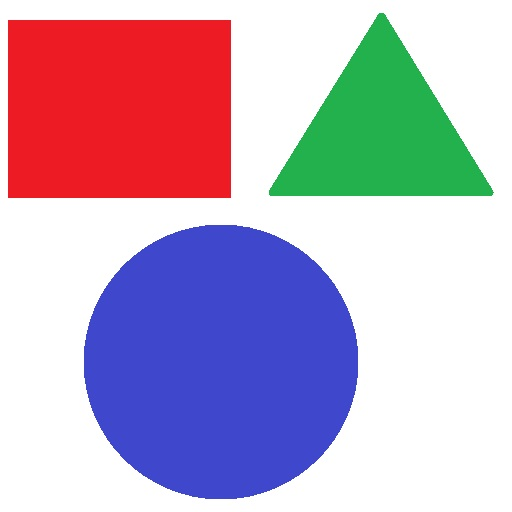
#> input picture image.jpg, 512 x 512 px, found by its file name
$ python main.py
#> lines starting #> are read from the running program, lines starting #| are printed output that depends on the picture; after the words box and inside, x2 and y2 are one past the last pixel; in counts of white or black regions, pixels touching at a corner belong together
import cv2

image = cv2.imread("D:\\shapedetect\\image.jpg")
#> image is the input picture: shape (512, 512, 3); mean B, G, R 195.5, 172.4, 190.6

gray_image = cv2.cvtColor(image, cv2.COLOR_BGR2GRAY)
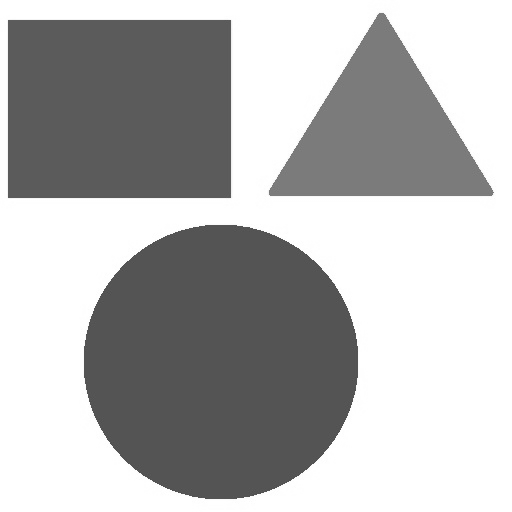
#> gray_image: shape (512, 512); min 76, max 255, mean 180.5

_, thresh_image = cv2.threshold(gray_image, 200, 255, cv2.THRESH_BINARY)
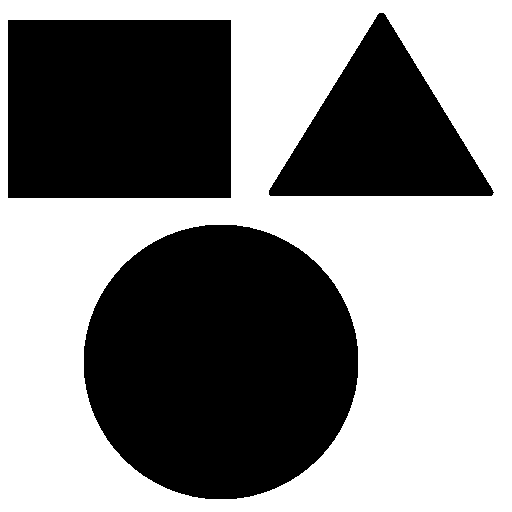
#> thresh_image: shape (512, 512); 54% white; 3 black regions

contours, hierarchy = cv2.findContours(thresh_image, cv2.RETR_TREE, cv2.CHAIN_APPROX_SIMPLE)
#> contours = 4 contours; box (x1, y1, x2, y2) and area: (0, 0, 512, 512) 261121, (83, 224, 359, 500) 59676, (7, 19, 232, 199) 40094, (268, 12, 495, 197) 21842

for i, contour in enumerate(contours):
    if i == 0:
        continue

    epsilon = 0.01*cv2.arcLength(contour, True)
    approx = cv2.approxPolyDP(contour, epsilon, True)

    cv2.drawContours(image, contour, 0, (0, 0, 0), 4)

    x, y, w, h = cv2.boundingRect(approx)
    x_mid = int(x + w/3)
    y_mid = int(y + h/1.5)

    coords = (x_mid, y_mid)
    colour = (0, 0, 0)
    fontpath = "image/Calibri.ttf"
    font = cv2.FONT_HERSHEY_DUPLEX

    if len(approx) == 3:
        cv2.putText(image, "Triangle", coords, font, 1, colour, 1)
    elif len(approx) == 4:
        cv2.putText(image, "Rectangle", coords, font, 1, colour, 1)
    else:
        cv2.putText(image, "Circle", coords, font, 1, colour, 1)
#> this loop made 4 passes
#> (epsilon, approx, x, y, w, h, x_mid, y_mid) on passes 3 to 4: (8.04, [[7, 20], [230, 19], [231, 197], [8, 198]], 7, 19, 225, 180, 82, 139), (6.87, [[268, 190], [383, 12], [494, 192]], 268, 12, 227, 181, 343, 132)
#> contour on pass 1: [[0, 0], [0, 511], [511, 511], [511, 0]]
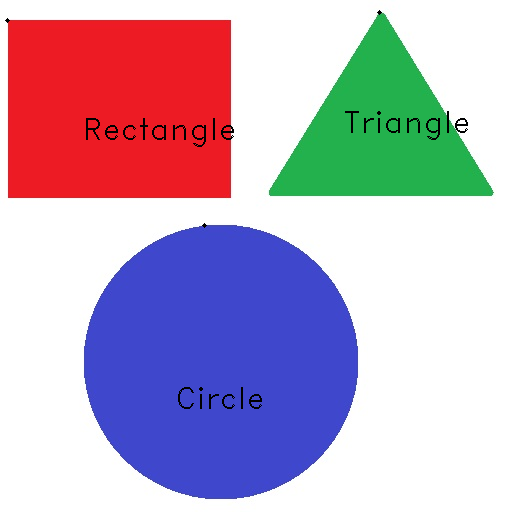
#> image: shape (512, 512, 3); 0.64% of pixels changed, all inside (x1, y1, x2, y2) = (5, 10, 468, 409)

cv2.imshow("image", image)
cv2.waitKey(0)
